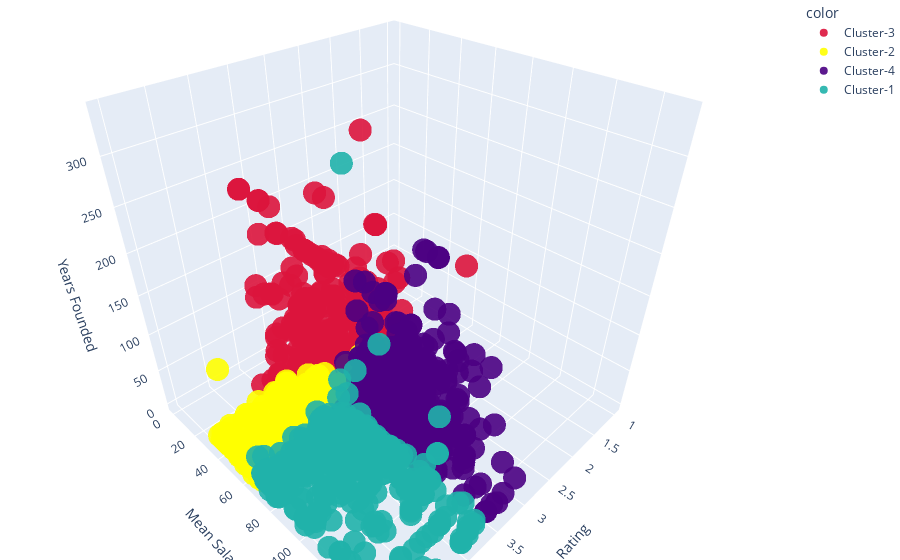

The notebook cell this image was saved under:
### Code cell
# First one, 3D visualization are better for show clusters calculated
colors = ['crimson','yellow', 'indigo', 'lightseagreen']

fig3d = px.scatter_3d(df3, x = 'Rating', y = 'Mean Salary', z = 'Years Founded', 
                      color = recode(pd.Series(pd.Categorical(y_predict, [0,1,2,3,4])),
                                    {0: 'Cluster-1',
                                     1: 'Cluster-2',
                                     2: 'Cluster-3',
                                     3: 'Cluster-4'}),
                      color_discrete_sequence= colors,
                      opacity = 0.9, 
                      size_max = 5)

fig3d.update_layout(margin=dict(l=0, r=0, b=0, t=0))

fig3d.show()

### Figure 1 — Plotly figure (JSON) as saved in the notebook; plotly's stock layout.template omitted (floating-point values rounded to 4 significant figures; data arrays with more than 128 entries replaced by an {"elided": "..."} marker saying what was removed)
{"data": [{"hovertemplate": "color=Cluster-3<br>Rating=%{x}<br>Mean Salary=%{y}<br>Years Founded=%{z}<extra></extra>", "legendgroup": "Cluster-3", "marker": {"color": "crimson", "opacity": 0.9, "symbol": "circle"}, "mode": "markers", "name": "Cluster-3", "scene": "scene", "showlegend": true, "type": "scatter3d", "x": {"elided": "470 float values"}, "y": {"elided": "470 float values"}, "z": {"elided": "470 int values"}}, {"hovertemplate": "color=Cluster-2<br>Rating=%{x}<br>Mean Salary=%{y}<br>Years Founded=%{z}<extra></extra>", "legendgroup": "Cluster-2", "marker": {"color": "yellow", "opacity": 0.9, "symbol": "circle"}, "mode": "markers", "name": "Cluster-2", "scene": "scene", "showlegend": true, "type": "scatter3d", "x": {"elided": "329 float values"}, "y": {"elided": "329 float values"}, "z": {"elided": "329 int values"}}, {"hovertemplate": "color=Cluster-4<br>Rating=%{x}<br>Mean Salary=%{y}<br>Years Founded=%{z}<extra></extra>", "legendgroup": "Cluster-4", "marker": {"color": "indigo", "opacity": 0.9, "symbol": "circle"}, "mode": "markers", "name": "Cluster-4", "scene": "scene", "showlegend": true, "type": "scatter3d", "x": {"elided": "407 float values"}, "y": {"elided": "407 float values"}, "z": {"elided": "407 int values"}}, {"hovertemplate": "color=Cluster-1<br>Rating=%{x}<br>Mean Salary=%{y}<br>Years Founded=%{z}<extra></extra>", "legendgroup": "Cluster-1", "marker": {"color": "lightseagreen", "opacity": 0.9, "symbol": "circle"}, "mode": "markers", "name": "Cluster-1", "scene": "scene", "showlegend": true, "type": "scatter3d", "x": {"elided": "367 float values"}, "y": {"elided": "367 float values"}, "z": {"elided": "367 int values"}}], "layout": {"autosize": true, "legend": {"title": {"text": "color"}, "tracegroupgap": 0}, "margin": {"b": 0, "l": 0, "r": 0, "t": 0}, "scene": {"aspectmode": "auto", "aspectratio": {"x": 1, "y": 1, "z": 1}, "camera": {"center": {"x": 0, "y": 0, "z": 0}, "eye": {"x": 1.061, "y": 1.061, "z": 1.061}, "projection": {"type": "perspective"}, "up": {"x": 0, "y": 0, "z": 1}}, "domain": {"x": [0, 1], "y": [0, 1]}, "xaxis": {"title": {"text": "Rating"}, "type": "linear"}, "yaxis": {"title": {"text": "Mean Salary"}, "type": "linear"}, "zaxis": {"title": {"text": "Years Founded"}, "type": "linear"}}}}
